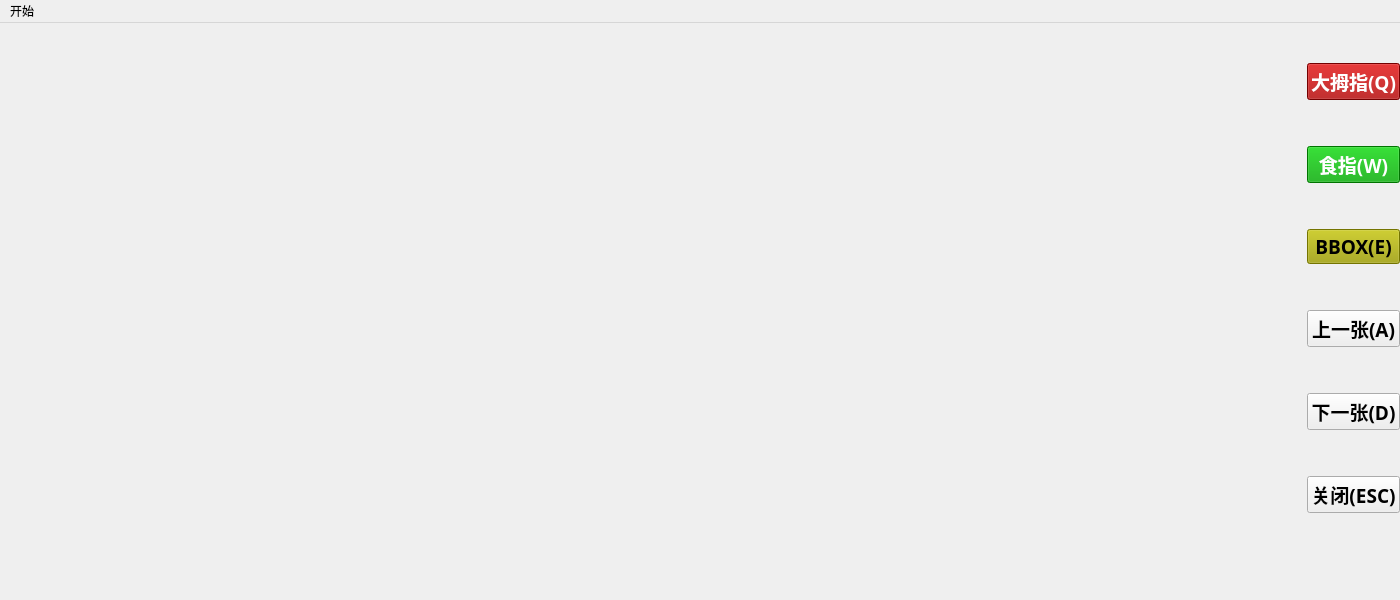
<?xml version="1.0" encoding="UTF-8"?>
<ui version="4.0">
 <class>ZC_Label</class>
 <widget class="QMainWindow" name="ZC_Label">
  <property name="enabled">
   <bool>true</bool>
  </property>
  <property name="geometry">
   <rect>
    <x>0</x>
    <y>0</y>
    <width>1400</width>
    <height>600</height>
   </rect>
  </property>
  <property name="sizePolicy">
   <sizepolicy hsizetype="Expanding" vsizetype="Expanding">
    <horstretch>0</horstretch>
    <verstretch>0</verstretch>
   </sizepolicy>
  </property>
  <property name="minimumSize">
   <size>
    <width>1400</width>
    <height>600</height>
   </size>
  </property>
  <property name="windowTitle">
   <string>ZC label PyQt5</string>
  </property>
  <widget class="QWidget" name="centralwidget">
   <property name="sizePolicy">
    <sizepolicy hsizetype="Expanding" vsizetype="Expanding">
     <horstretch>0</horstretch>
     <verstretch>0</verstretch>
    </sizepolicy>
   </property>
   <layout class="QHBoxLayout" name="horizontalLayout_2">
    <property name="leftMargin">
     <number>0</number>
    </property>
    <property name="topMargin">
     <number>0</number>
    </property>
    <property name="rightMargin">
     <number>0</number>
    </property>
    <property name="bottomMargin">
     <number>0</number>
    </property>
    <item>
     <layout class="QGridLayout" name="mainlayout" rowstretch="3,0,0,0" columnstretch="3,0">
      <property name="sizeConstraint">
       <enum>QLayout::SetNoConstraint</enum>
      </property>
      <property name="leftMargin">
       <number>0</number>
      </property>
      <property name="topMargin">
       <number>0</number>
      </property>
      <item row="0" column="0">
       <widget class="QLabel" name="image_window">
        <property name="sizePolicy">
         <sizepolicy hsizetype="Expanding" vsizetype="Expanding">
          <horstretch>1</horstretch>
          <verstretch>1</verstretch>
         </sizepolicy>
        </property>
        <property name="minimumSize">
         <size>
          <width>1280</width>
          <height>480</height>
         </size>
        </property>
        <property name="baseSize">
         <size>
          <width>0</width>
          <height>0</height>
         </size>
        </property>
        <property name="cursor">
         <cursorShape>CrossCursor</cursorShape>
        </property>
        <property name="mouseTracking">
         <bool>true</bool>
        </property>
        <property name="autoFillBackground">
         <bool>true</bool>
        </property>
        <property name="text">
         <string/>
        </property>
        <property name="alignment">
         <set>Qt::AlignLeading|Qt::AlignLeft|Qt::AlignTop</set>
        </property>
       </widget>
      </item>
      <item row="1" column="0" colspan="2">
       <layout class="QHBoxLayout" name="button_layout">
        <property name="sizeConstraint">
         <enum>QLayout::SetFixedSize</enum>
        </property>
        <item>
         <widget class="QLabel" name="file_name">
          <property name="minimumSize">
           <size>
            <width>0</width>
            <height>0</height>
           </size>
          </property>
          <property name="font">
           <font>
            <family>Microsoft YaHei</family>
            <pointsize>20</pointsize>
            <weight>75</weight>
            <bold>true</bold>
           </font>
          </property>
          <property name="text">
           <string/>
          </property>
         </widget>
        </item>
        <item>
         <widget class="QLabel" name="cursor_coord">
          <property name="font">
           <font>
            <family>Microsoft YaHei</family>
            <pointsize>20</pointsize>
            <weight>75</weight>
            <bold>true</bold>
           </font>
          </property>
          <property name="mouseTracking">
           <bool>false</bool>
          </property>
          <property name="text">
           <string/>
          </property>
         </widget>
        </item>
        <item>
         <widget class="QLabel" name="labeled_number">
          <property name="enabled">
           <bool>true</bool>
          </property>
          <property name="minimumSize">
           <size>
            <width>0</width>
            <height>0</height>
           </size>
          </property>
          <property name="baseSize">
           <size>
            <width>0</width>
            <height>0</height>
           </size>
          </property>
          <property name="font">
           <font>
            <family>Microsoft YaHei</family>
            <pointsize>20</pointsize>
            <weight>75</weight>
            <bold>true</bold>
           </font>
          </property>
          <property name="text">
           <string/>
          </property>
         </widget>
        </item>
       </layout>
      </item>
      <item row="0" column="1">
       <layout class="QVBoxLayout" name="buttons">
        <property name="sizeConstraint">
         <enum>QLayout::SetFixedSize</enum>
        </property>
        <item>
         <widget class="QPushButton" name="Q_damuzhi">
          <property name="font">
           <font>
            <family>Microsoft YaHei</family>
            <pointsize>14</pointsize>
            <weight>75</weight>
            <bold>true</bold>
           </font>
          </property>
          <property name="styleSheet">
           <string notr="true">background-color: rgb(163, 0, 0);
color: white;</string>
          </property>
          <property name="text">
           <string>大拇指(Q)</string>
          </property>
          <property name="shortcut">
           <string>Q</string>
          </property>
         </widget>
        </item>
        <item>
         <widget class="QPushButton" name="W_shizhi">
          <property name="font">
           <font>
            <family>Microsoft YaHei</family>
            <pointsize>14</pointsize>
            <weight>75</weight>
            <bold>true</bold>
           </font>
          </property>
          <property name="styleSheet">
           <string notr="true">background-color: rgb(0, 163, 0);
color: white;</string>
          </property>
          <property name="text">
           <string>食指(W)</string>
          </property>
          <property name="shortcut">
           <string>W</string>
          </property>
         </widget>
        </item>
        <item>
         <widget class="QPushButton" name="E_bbox">
          <property name="font">
           <font>
            <family>Microsoft YaHei</family>
            <pointsize>14</pointsize>
            <weight>75</weight>
            <bold>true</bold>
           </font>
          </property>
          <property name="styleSheet">
           <string notr="true">background-color: rgb(163, 163, 0);</string>
          </property>
          <property name="text">
           <string>BBOX(E)</string>
          </property>
          <property name="shortcut">
           <string>E</string>
          </property>
         </widget>
        </item>
        <item>
         <widget class="QPushButton" name="A_prev">
          <property name="font">
           <font>
            <family>Microsoft YaHei</family>
            <pointsize>14</pointsize>
            <weight>75</weight>
            <bold>true</bold>
           </font>
          </property>
          <property name="text">
           <string>上一张(A)</string>
          </property>
          <property name="shortcut">
           <string>A</string>
          </property>
         </widget>
        </item>
        <item>
         <widget class="QPushButton" name="D_next">
          <property name="font">
           <font>
            <family>Microsoft YaHei</family>
            <pointsize>14</pointsize>
            <weight>75</weight>
            <bold>true</bold>
           </font>
          </property>
          <property name="text">
           <string>下一张(D)</string>
          </property>
          <property name="shortcut">
           <string>D</string>
          </property>
         </widget>
        </item>
        <item>
         <widget class="QPushButton" name="ESC_shut">
          <property name="font">
           <font>
            <family>Microsoft YaHei</family>
            <pointsize>14</pointsize>
            <weight>75</weight>
            <bold>true</bold>
           </font>
          </property>
          <property name="text">
           <string>关闭(ESC)</string>
          </property>
          <property name="shortcut">
           <string>Esc</string>
          </property>
         </widget>
        </item>
       </layout>
      </item>
     </layout>
    </item>
   </layout>
  </widget>
  <widget class="QMenuBar" name="menubar">
   <property name="geometry">
    <rect>
     <x>0</x>
     <y>0</y>
     <width>1400</width>
     <height>23</height>
    </rect>
   </property>
   <widget class="QMenu" name="menu">
    <property name="title">
     <string>开始</string>
    </property>
    <addaction name="menu_open_folder"/>
   </widget>
   <addaction name="menu"/>
  </widget>
  <action name="actionopen_pic">
   <property name="text">
    <string>打开图片</string>
   </property>
  </action>
  <action name="actionopen_folder">
   <property name="text">
    <string>打开文件夹</string>
   </property>
  </action>
  <action name="menu_open_folder">
   <property name="text">
    <string>打开文件夹</string>
   </property>
  </action>
 </widget>
 <resources/>
 <connections>
  <connection>
   <sender>ESC_shut</sender>
   <signal>clicked()</signal>
   <receiver>ZC_Label</receiver>
   <slot>close()</slot>
   <hints>
    <hint type="sourcelabel">
     <x>1320</x>
     <y>329</y>
    </hint>
    <hint type="destinationlabel">
     <x>769</x>
     <y>719</y>
    </hint>
   </hints>
  </connection>
 </connections>
</ui>
